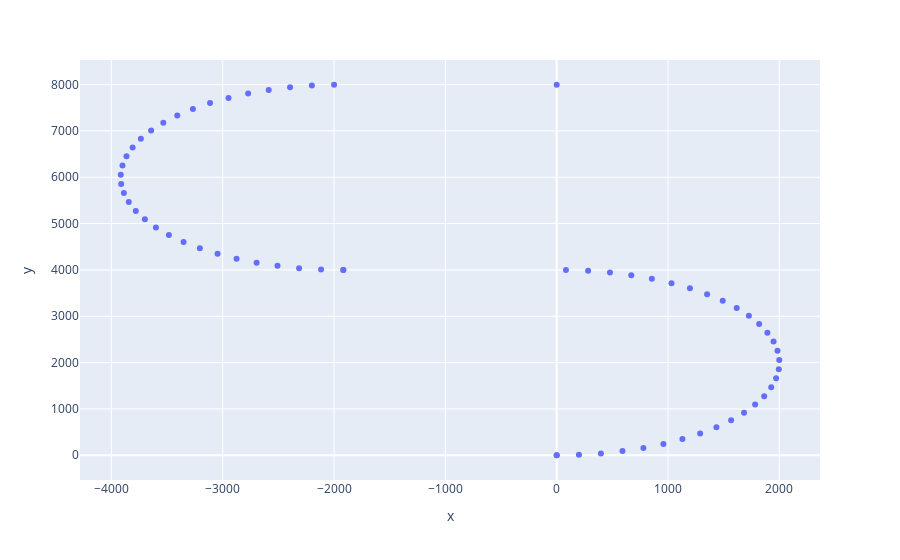

Write notebook code for a chart like this one.
### Code cell
ex.scatter(x=wps[:,0], y=wps[:,1])
